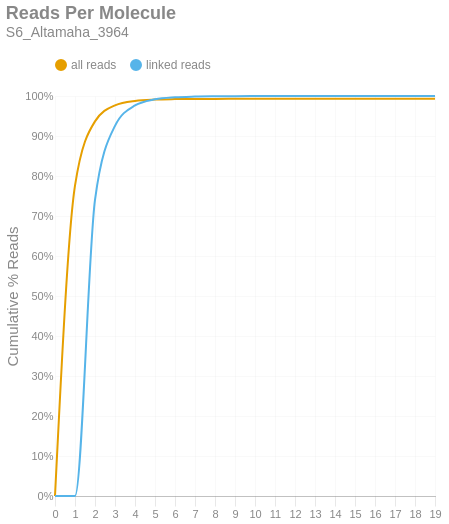

Notebook cell for this chart:
### Markdown cell above
### Reads per Molecule
This chart shows the cumulative distribution of the number of reads per linked molecule. That is, how many alignments are associated with a unique molecule. This excludes the number of reads associated with invalid or absent linked-read barcodes. The `linked` histogram is the percentages recalculated when disregarding singletons.

### Code cell
if SKIPLR:
    print_html(f"Skipped")
else:
    counts = np.bincount(valids['reads'].cast(pl.Int64).to_numpy())
    weighted = counts * np.arange(len(counts))
    all_perc = weighted / n_reads
    linked_perc = weighted / n_linked_reads
    linked_perc[1] = 0
    binned_df = pl.DataFrame({
        'readsper': list(range(len(counts))),
        'all reads (cumsum)': np.cumsum(all_perc).tolist(),
        'linked reads (cumsum)': np.cumsum(linked_perc).tolist(),
    })

    with SafeRender(binned_df):
        (
            density_plot(binned_df, 'Reads Per Molecule', samplename, 'readspmol')
            .encode(
                x=alt.X('readsper:O', title=None).axis(labelAngle=0).scale(padding=0),
                y=alt.Y('value:Q', title='Cumulative % Reads').axis(format='%').stack(False),
                color=alt.Color("key:N").scale(domain=["all reads", "linked reads"]),
                tooltip=[
                    alt.Tooltip("key:N", title="Data Type"),
                    alt.Tooltip("readsper:O", title="Reads Per Molecule"),
                    alt.Tooltip("value:Q", format=".2%", title="% Reads (Cum.)")
                ]            
            )
        ).display()

### Figure 1 — Vega-Lite specification as saved in the notebook (floating-point values rounded to 4 significant figures)
{"width": "container", "height": 400, "config": {"title": {"anchor": "start", "dy": -15, "fontSize": 18, "color": "#888888", "subtitleColor": "#888888", "subtitleFontSize": 14}, "arc": {"fill": "#0072B2"}, "axis": {"domainColor": "#888888", "domainWidth": 0.5, "gridWidth": 0.2, "grid": false, "titleFontWeight": 400, "titleFontSize": 15, "labelFontSize": 11, "labelColor": "#888888", "tickColor": "#888888", "tickWidth": 0.2, "titleColor": "#888888"}, "axisBand": {"grid": false}, "axisX": {"grid": true, "tickSize": 10, "domainCap": "round"}, "axisY": {"domain": false, "grid": true, "tickSize": 0, "domainCap": "round"}, "background": "transparent", "header": {"labelFontSize": 15, "labelColor": "#888888", "titleFontSize": 15, "titleFontWeight": 600, "titleColor": "#888888"}, "legend": {"labelFont": "sans-serif", "labelFontSize": 12, "labelColor": "#888888", "symbolSize": 100, "symbolType": "circle", "titleFontSize": 12, "titlePadding": 10, "titleColor": "#888888", "title": null, "orient": "top"}, "range": {"category": ["#E69F00", "#56B4E9", "#009E73", "#F0E442", "#0072B2", "#D55E00", "#CC79A7", "#000000"], "diverging": ["#cfe8f3", "#a2d4ec", "#73bfe2", "#46abdb", "#1696d2", "#12719e"]}, "area": {"fill": "#0072B2", "fillOpacity": 0.7, "line": true, "strokeOpacity": 0.7}, "line": {"color": "#0072B2", "stroke": "#0072B2", "strokeWidth": 2}, "trail": {"color": "#0072B2", "stroke": "#0072B2", "strokeWidth": 0, "size": 1}, "point": {"filled": true, "fillOpacity": 1.0, "size": 95}, "text": {"color": "#888888", "fontSize": 11, "align": "right", "fontWeight": 400, "size": 11}, "bar": {"fill": "#0072B2", "stroke": null}, "view": {"stroke": null, "continuousWidth": 660, "continuousHeight": 400}}, "data": {"name": "data-1016b95d196f15f7b7fdc6989b3fb986"}, "mark": {"type": "line", "interpolate": "monotone", "point": {"opacity": 0, "size": 275}}, "encoding": {"color": {"field": "key", "scale": {"domain": ["all reads", "linked reads"]}, "type": "nominal"}, "tooltip": [{"field": "key", "title": "Data Type", "type": "nominal"}, {"field": "readsper", "title": "Reads Per Molecule", "type": "ordinal"}, {"field": "value", "format": ".2%", "title": "% Reads (Cum.)", "type": "quantitative"}], "x": {"axis": {"labelAngle": 0}, "field": "readsper", "scale": {"padding": 0}, "title": null, "type": "ordinal"}, "y": {"axis": {"format": "%"}, "field": "value", "stack": false, "title": "Cumulative % Reads", "type": "quantitative"}}, "params": [{"name": "param_c36ac31b6afebe62", "select": {"type": "point", "fields": ["key"]}, "bind": "legend"}], "title": {"text": "Reads Per Molecule", "subtitle": "S6_Altamaha_3964"}, "transform": [{"fold": ["all reads (cumsum)", "linked reads (cumsum)"]}, {"calculate": "replace(datum.key, ' (cumsum)', '')", "as": "key"}, {"filter": {"param": "param_c36ac31b6afebe62"}}], "usermeta": {"embedOptions": {"downloadFileName": "S6_Altamaha_3964.readspmol"}}, "$schema": "https://vega.github.io/schema/vega-lite/v6.1.0.json", "datasets": {"data-1016b95d196f15f7b7fdc6989b3fb986": [{"readsper": 0, "all reads (cumsum)": 0.0, "linked reads (cumsum)": 0.0}, {"readsper": 1, "all reads (cumsum)": 0.7758, "linked reads (cumsum)": 0.0}, {"readsper": 2, "all reads (cumsum)": 0.9365, "linked reads (cumsum)": 0.7404}, {"readsper": 3, "all reads (cumsum)": 0.9767, "linked reads (cumsum)": 0.9254}, {"readsper": 4, "all reads (cumsum)": 0.9878, "linked reads (cumsum)": 0.9764}, {"readsper": 5, "all reads (cumsum)": 0.9911, "linked reads (cumsum)": 0.9918}, {"readsper": 6, "all reads (cumsum)": 0.9922, "linked reads (cumsum)": 0.9969}, {"readsper": 7, "all reads (cumsum)": 0.9926, "linked reads (cumsum)": 0.9986}, {"readsper": 8, "all reads (cumsum)": 0.9928, "linked reads (cumsum)": 0.9993}, {"readsper": 9, "all reads (cumsum)": 0.9928, "linked reads (cumsum)": 0.9997}, {"readsper": 10, "all reads (cumsum)": 0.9929, "linked reads (cumsum)": 0.9998}, {"readsper": 11, "all reads (cumsum)": 0.9929, "linked reads (cumsum)": 0.9998}, {"readsper": 12, "all reads (cumsum)": 0.9929, "linked reads (cumsum)": 0.9999}, {"readsper": 13, "all reads (cumsum)": 0.9929, "linked reads (cumsum)": 0.9999}, {"readsper": 14, "all reads (cumsum)": 0.9929, "linked reads (cumsum)": 0.9999}, {"readsper": 15, "all reads (cumsum)": 0.9929, "linked reads (cumsum)": 1.0}, {"readsper": 16, "all reads (cumsum)": 0.9929, "linked reads (cumsum)": 1.0}, {"readsper": 17, "all reads (cumsum)": 0.9929, "linked reads (cumsum)": 1.0}, {"readsper": 18, "all reads (cumsum)": 0.9929, "linked reads (cumsum)": 1.0}, {"readsper": 19, "all reads (cumsum)": 0.9929, "linked reads (cumsum)": 1.0}]}}
